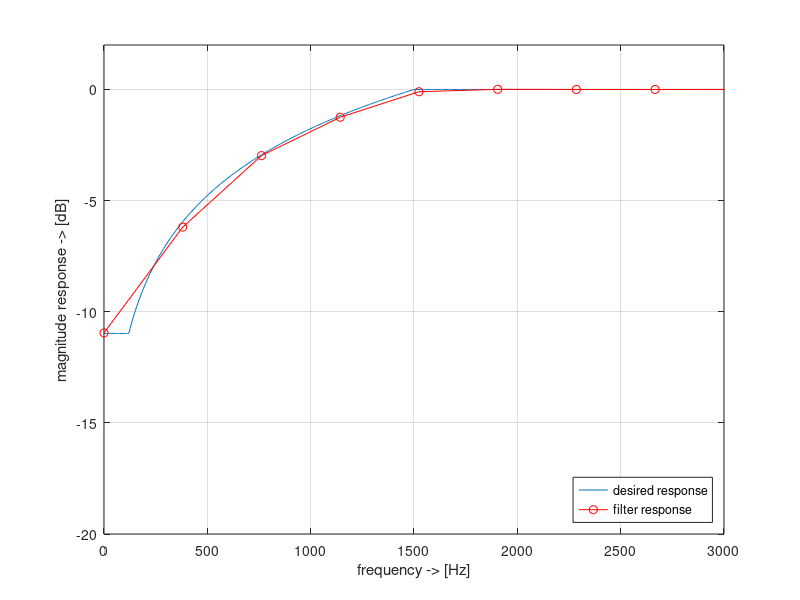
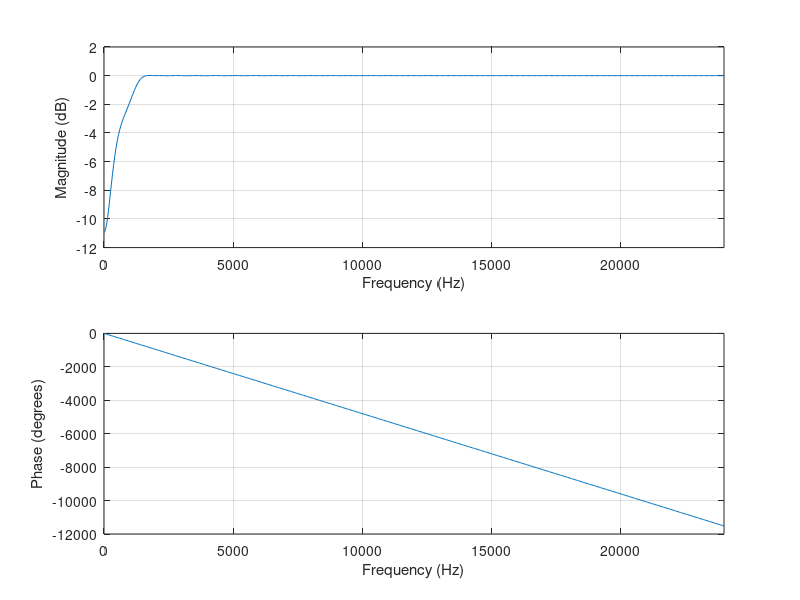

Write the MATLAB code that produced these figures, in order. (Note: this script raises an error after producing the figures.)
% This script generates a sqrt(j k) pre-equalization filter 
% for Wave Field Synthesis
%
% S.Spors
% Deutsche Telekom Laboratories
% 9th Mai 2008

% ===== parameters ========================================================

% sampling frequency of filter
f_s = 48000;

% aliasing frequency of system (= upper frequency limit of equalization filter)
f_al = 1500;

% lower frequency limit of filter (= frequency when subwoofer is active)
f_sw = 120;

% number of coefficients for filter
Nfilt=128;


% ===== variables =========================================================
f = linspace(0,f_s/2,441*10);

idx_al=max(find(f<f_al));
idx_sw=max(find(f<f_sw));

H = ones(1,length(f));


% -------------------------------------------------------------------------
% computation of pre-equalization filter
% -------------------------------------------------------------------------

% desired response
H(1:idx_al) = sqrt(2*pi*f(1:idx_al))./sqrt(2*pi*f_al);
H(1:idx_sw) = H(idx_sw)*ones(1,idx_sw);

% compute filter
h = firls(Nfilt,2*f/f_s,H);

% truncate length to power of 2
h = h(1:end-1);

% -------------------------------------------------------------------------
% plot resulting filter characteristics
% -------------------------------------------------------------------------

Hfilt=fftshift(fft(h));
Hfilt=Hfilt(Nfilt/2+1:end);
f2 = linspace(0,f_s/2,length(Hfilt));

figure
plot(f,20*log10(abs(H)));
hold on
plot(f2,20*log10(abs(Hfilt)),'ro-');
hold off

grid on
xlabel('frequency -> [Hz]');
ylabel('magnitude response -> [dB]');
legend('desired response','filter response','Location','SouthEast');
axis([0 2*f_al -20 2]);


figure
freqz(h,1,[],f_s)

% -------------------------------------------------------------------------
% save filter coefficients
% -------------------------------------------------------------------------
fname = sprintf('wfs_prefilter_%d_%d_%d.wav',f_sw,f_al,f_s);
disp(['Wrote pre-equalization filter into file: ' fname]);
wavwrite(h,f_s,fname);

